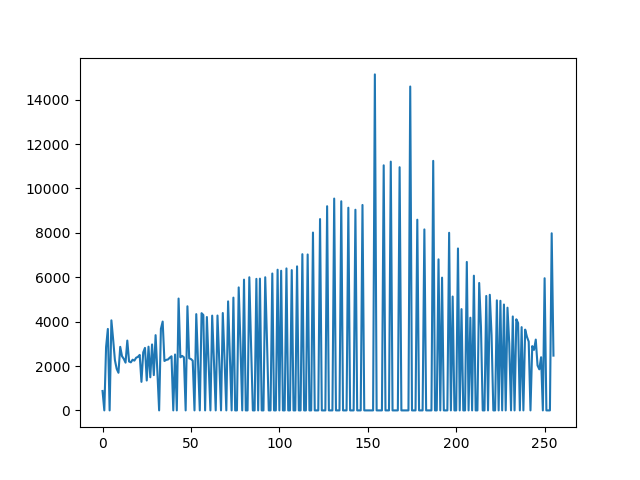
#> input picture hist_flattened_image_aeriel.png, 640 x 480 px
$ python -i Transformation.py   (imports and definitions only)   (older library calls are emulated)
#> lines starting #> are read from the running program, lines starting #| are printed output that depends on the picture
### HistEqualization.py
__author__ = "Gauri Bulbule"
import numpy as np
import cv2
import matplotlib.pyplot as plt

class Histogram_Equalization(object):

    def compute_histogram(self, image):
        """Computes the histogram of the input image
        takes as input:
        image: a grey scale image
        returns a histogram"""
        [x, y] = image.shape
        hist = [0] * 256
        for i in range(0, x):
            for j in range(0, y):
                intensity = image[i, j]
                hist[intensity] = hist[intensity] + 1

        return hist

    def normalize_histogram(self, hist, image):
        #normalize the histogram
        #k=256
        [x, y] = image.shape
        norm_hist = np.array(hist)/(x*y)

        return norm_hist


    def cumulative_histogram(self, norm_hist):

        # finds cumulative sum of a numpy array, list
        cumulative_hist = norm_hist
        x = len(cumulative_hist)
        sum = 0
        for i in range(0, x):
            sum = sum + cumulative_hist[i]
            cumulative_hist[i] = sum

        return cumulative_hist


    def compute_intermediate_imageJ1(self, image, cumulative_hist):
        x, y = image.shape
        image_J1 = np.zeros((x,y))

        for i in range(0, x):
            for j in range(0, y):
                value = image[i,j]
                image_J1[i,j] = cumulative_hist[value]

        return image_J1


    def compute_flattened_image(self, image_J1):

        x, y = image_J1.shape
        flattened_image = np.zeros((x, y),np.uint8)
        K = 256 - 1  # k-1

        for i in range(0, x):
            for j in range(0, y):
                flattened_image[i, j] = int((K) * image_J1[i, j] + 0.5)

        return flattened_image


    def hist_equalization(self, image):

        hist = self.compute_histogram(image)
        normalized_hist = self.normalize_histogram(hist, image)
        cumulative_hist = self.cumulative_histogram(normalized_hist)
        intermediate_image = self.compute_intermediate_imageJ1(image, cumulative_hist)
        flattened_image = self.compute_flattened_image(intermediate_image)
        return flattened_image

### Transformation.py
import cv2
import numpy as np
import HistEqualization as equal
import io
import base64

class Transformation(object):
    # [77 lines left out: functions compute_histogram, compute_histogram_color, adjust_gamma, histogram_equalization, histogram_equalization_normalize, histogram_equalization_cumulative and 1 more, not called in this run]


    def histogram_equalization_color(self, image):
        eq = equal.Histogram_Equalization()
        # if image is grayscale
        if len(image.shape) < 3:
            image = np.uint8(image)
            flat_image = eq.hist_equalization(image)
        else:
            # if image is colored:
            print("color")
            y_cr_cb = cv2.cvtColor(image, cv2.COLOR_BGR2YCrCb)
            y, cr, cb = cv2.split(y_cr_cb)
            image = np.uint8(y)
            flat_image = eq.hist_equalization(image)
            img_back = cv2.merge((flat_image, cr, cb))
            flat_image = cv2.cvtColor(img_back, cv2.COLOR_YCrCb2BGR)
        return flat_image


    def negative(self,image):

        return 255-image

    # [23 lines left out: functions log, histmatch, not called in this run]


>>> import cv2
>>> picture = cv2.imread('hist_flattened_image_aeriel.png')
#> picture is the input picture: shape (480, 640, 3); mean B, G, R 243.9, 237.1, 227.3
>>> result = Transformation().histogram_equalization_color(picture)
#> in histogram_equalization_color, `y_cr_cb = cv2.cvtColor(image, cv2.COLOR_BGR2YCrCb)`: y_cr_cb: shape (480, 640, 3); mean of channels 0, 1, 2 235, 122.6, 133
#> in histogram_equalization_color, `y, cr, cb = cv2.split(y_cr_cb)`:
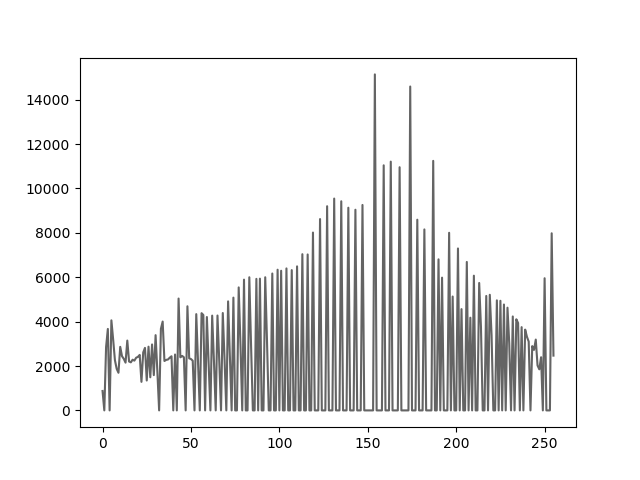
#> y: shape (480, 640); min 0, max 255, mean 235
#> in histogram_equalization_color, `y, cr, cb = cv2.split(y_cr_cb)`:
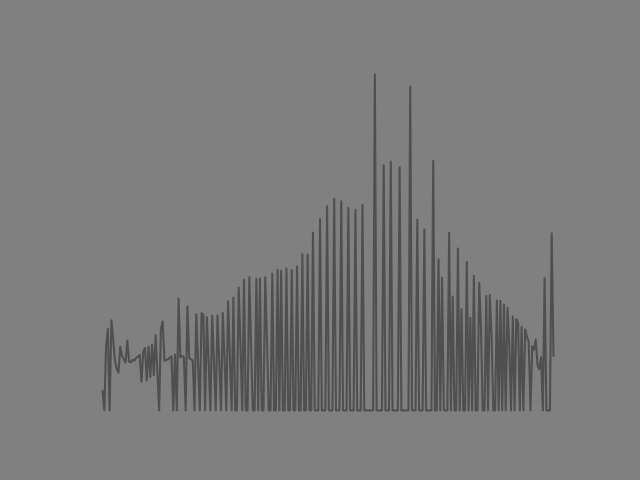
#> cr: shape (480, 640); min 79, max 128, mean 122.6
#> in histogram_equalization_color, `y, cr, cb = cv2.split(y_cr_cb)`:
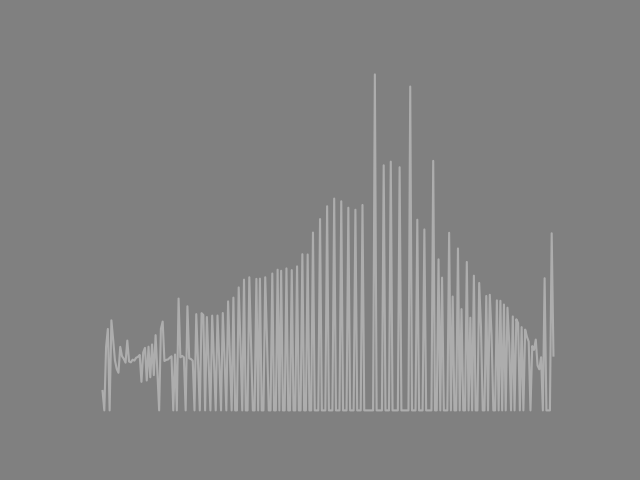
#> cb: shape (480, 640); min 128, max 173, mean 133
#> after the loop in compute_histogram, `for i in range(0, x):`: hist = 256 values, max 254166 at index 255, min 0 at index 35, mean 1200
#> in normalize_histogram, `norm_hist = np.array(hist)/(x*y)`: norm_hist = 256 values, max 0.827 at index 255, min 0 at index 35, mean 0.00391
#> in hist_equalization, `normalized_hist = self.normalize_histogram(hist, image)`: normalized_hist has the same summary as norm_hist in normalize_histogram
#> in cumulative_histogram, `cumulative_hist = norm_hist`: cumulative_hist has the same summary as norm_hist in normalize_histogram
#> in cumulative_histogram, `x = len(cumulative_hist)`: x = 256
#> the loop in cumulative_histogram, `for i in range(0, x):` made 256 passes
#> sum on passes 1 to 3: 0.00655, 0.00662, 0.00664
#> after the loop in cumulative_histogram, `for i in range(0, x):`: cumulative_hist = 256 values from 0.00655 to 1; sum = 1
#> in hist_equalization, `cumulative_hist = self.cumulative_histogram(normalized_hist)`: cumulative_hist = 256 values from 0.00655 to 1
#> after the loop in compute_intermediate_imageJ1, `for i in range(0, x):`:
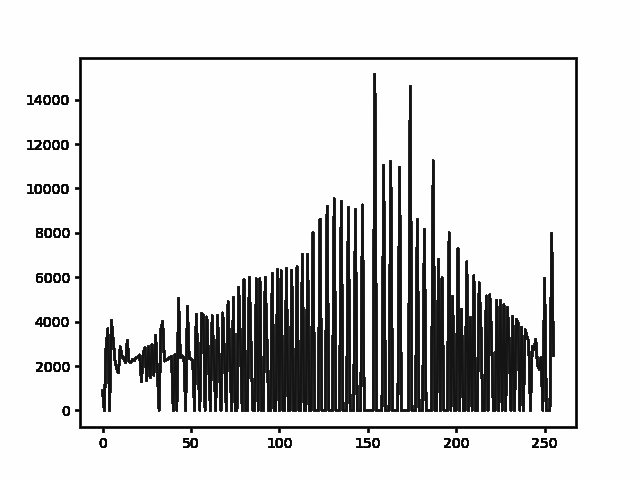
#> image_J1: shape (480, 640) float64; min 0.00655, max 1, mean 0.845
#> in histogram_equalization_color, `img_back = cv2.merge((flat_image, cr, cb))`: img_back: shape (480, 640, 3); mean of channels 0, 1, 2 215.4, 122.6, 133
#> in histogram_equalization_color, `flat_image = cv2.cvtColor(img_back, cv2.COLOR_YCrCb2BGR)`:
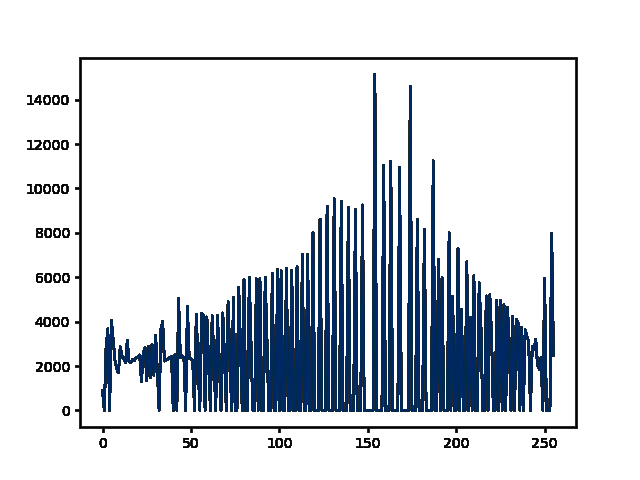
#> flat_image: shape (480, 640, 3); mean B, G, R 224.3, 217.6, 212.3

$ run again, on hist_original_image_aeriel.png
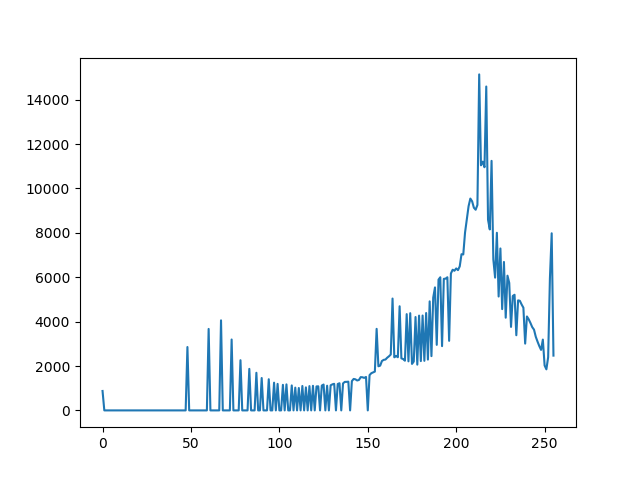
#> input picture hist_original_image_aeriel.png, 640 x 480 px
#> picture is the input picture: shape (480, 640, 3); mean B, G, R 250, 248.1, 245.5
#> y_cr_cb: shape (480, 640, 3); mean of channels 0, 1, 2 247.6, 126.5, 129.4
#> in histogram_equalization_color, `y, cr, cb = cv2.split(y_cr_cb)`:
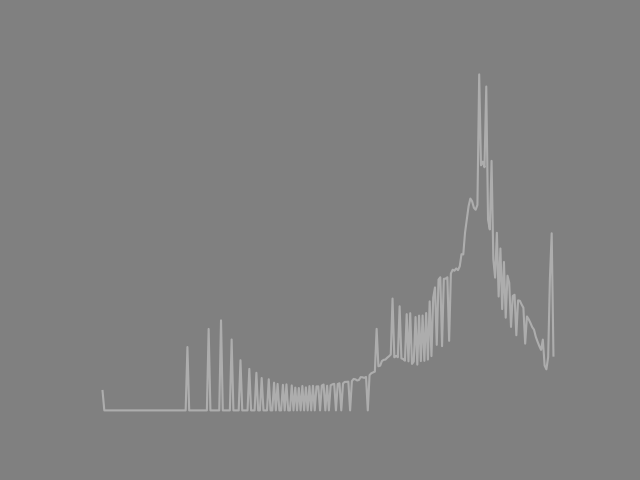
#> cb: shape (480, 640); min 128, max 173, mean 129.4
#> after the loop in compute_histogram, `for i in range(0, x):`: hist = 256 values, max 286919 at index 255, min 0 at index 35, mean 1200
#> norm_hist = 256 values, max 0.934 at index 255, min 0 at index 35, mean 0.00391
#> normalized_hist has the same summary as norm_hist in normalize_histogram
#> in cumulative_histogram, `cumulative_hist = norm_hist`: cumulative_hist has the same summary as norm_hist in normalize_histogram
#> in cumulative_histogram, `x = len(cumulative_hist)`: x = 256
#> the loop in cumulative_histogram, `for i in range(0, x):` made 256 passes
#> sum on passes 1 to 3: 0.00655, 0.00662, 0.00664
#> after the loop in cumulative_histogram, `for i in range(0, x):`: cumulative_hist = 256 values from 0.00655 to 1; sum = 1
#> in hist_equalization, `cumulative_hist = self.cumulative_histogram(normalized_hist)`: cumulative_hist = 256 values from 0.00655 to 1
#> img_back: shape (480, 640, 3); mean of channels 0, 1, 2 238.8, 126.5, 129.4
#> in histogram_equalization_color, `flat_image = cv2.cvtColor(img_back, cv2.COLOR_YCrCb2BGR)`:
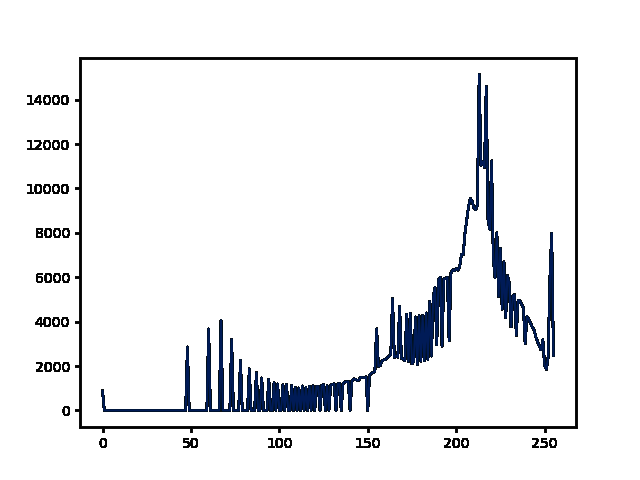
#> flat_image: shape (480, 640, 3); mean B, G, R 241.2, 239.4, 238.5
